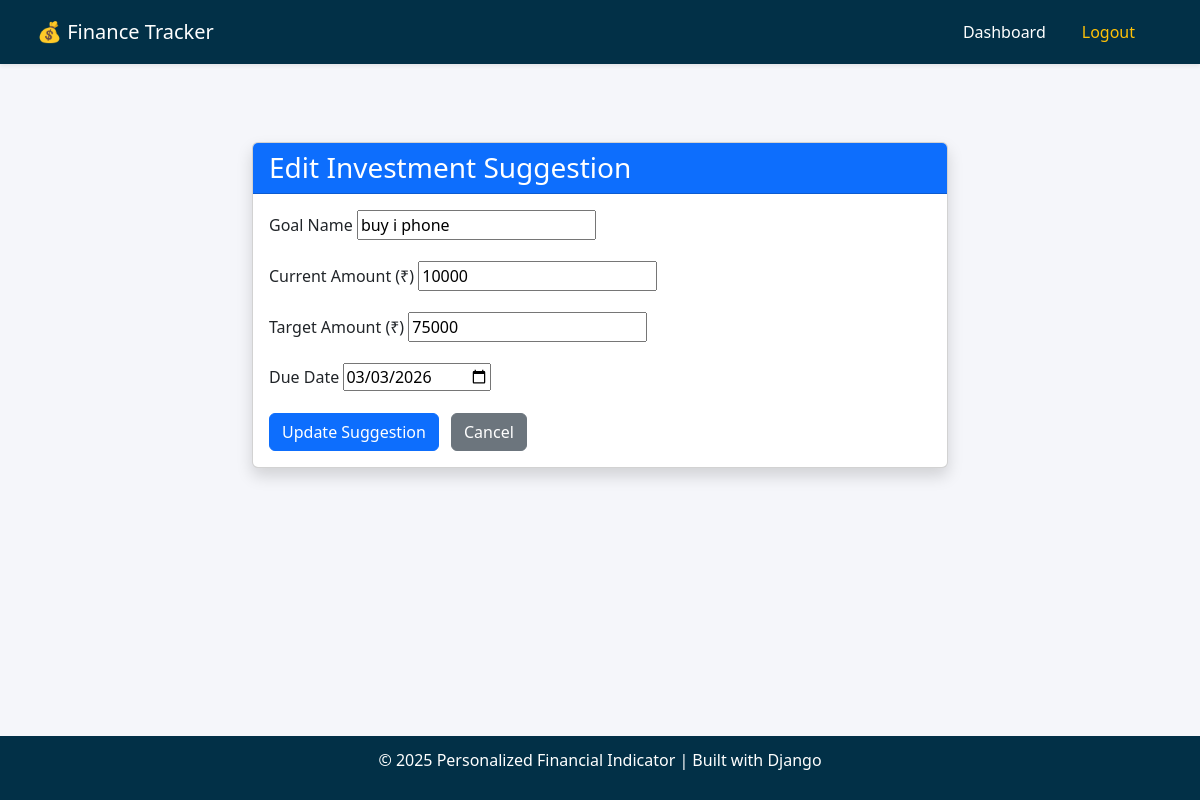
Screenshot of /suggestion/2/edit/ (signed in) with the database file from the repository.
### authentication/models.py (models this page shows, shortened)
class InvestmentSuggestion(models.Model):
    user = models.ForeignKey(User, on_delete=models.CASCADE)
    goal_name = models.CharField(max_length=100)
    current_amount = models.IntegerField()
    target_amount = models.IntegerField()
    due_date = models.DateField()
    suggestion_text = models.TextField()
    created_at = models.DateTimeField(auto_now_add=True)

### authentication/views.py (the view)
# urls.py: path('suggestion/<int:pk>/edit/', views.edit_suggestion, name='edit_suggestion'),
@login_required
def edit_suggestion(request, pk):
    suggestion = get_object_or_404(InvestmentSuggestion, pk=pk, user=request.user)
    if request.method == "POST":
        form = InvestmentSuggestionForm(request.POST, instance=suggestion)
        if form.is_valid():
            obj = form.save(commit=False)
            obj.suggestion_text = generate_goal_suggestion(obj.goal_name, obj.current_amount, obj.target_amount, obj.due_date, request.user)
            obj.save()
            return redirect('suggestion_list')
    else:
        form = InvestmentSuggestionForm(instance=suggestion)
    return render(request, 'authentication/suggestion_form.html', {'form': form, 'edit': True})

### authentication/forms.py
class InvestmentSuggestionForm(forms.ModelForm):
    class Meta:
        model = InvestmentSuggestion
        fields = ['goal_name', 'current_amount', 'target_amount', 'due_date']
        widgets = {
            'due_date': forms.DateInput(attrs={'type': 'date'})
        }

### authentication/templates/authentication/suggestion_form.html (shortened to what this page needs)
{% extends 'base.html' %}
{% block content %}
<div class="container mt-5">
  <div class="row justify-content-center">
    <div class="col-md-8">
      <div class="card shadow">
        <div class="card-header bg-primary text-white">
          <h3 class="mb-0">
            {% if edit %}
              Edit Investment Suggestion
            {% else %}
              Add Investment Suggestion
            {% endif %}
          </h3>
        </div>
        <div class="card-body">
          <form method="post">
            <div class="mb-3">
              <label for="{{ form.goal_name.id_for_label }}" class="form-label">Goal Name</label>
              {{ form.goal_name }}
            </div>
            <div class="mb-3">
              <label for="{{ form.current_amount.id_for_label }}" class="form-label">Current Amount (₹)</label>
              {{ form.current_amount }}
            </div>
            <div class="mb-3">
              <label for="{{ form.target_amount.id_for_label }}" class="form-label">Target Amount (₹)</label>
              {{ form.target_amount }}
            </div>
            <div class="mb-3">
              <label for="{{ form.due_date.id_for_label }}" class="form-label">Due Date</label>
              {{ form.due_date }}
            </div>
            <button type="submit" class="btn btn-primary">
              {% if edit %}
                Update Suggestion
              {% else %}
                Add Suggestion
              {% endif %}
            </button>
            <a href="{% url 'suggestion_list' %}" class="btn btn-secondary ms-2">Cancel</a>
          </form>
        </div>
      </div>
    </div>
  </div>
</div>
{% endblock %}

### authentication/templates/base.html (style rules this page uses)
body { background-color: #f5f6fa; }

### rows the page displays
InvestmentSuggestion: goal_name "buy i phone", current_amount "10000", target_amount "75000", due_date "03/03/2026"
